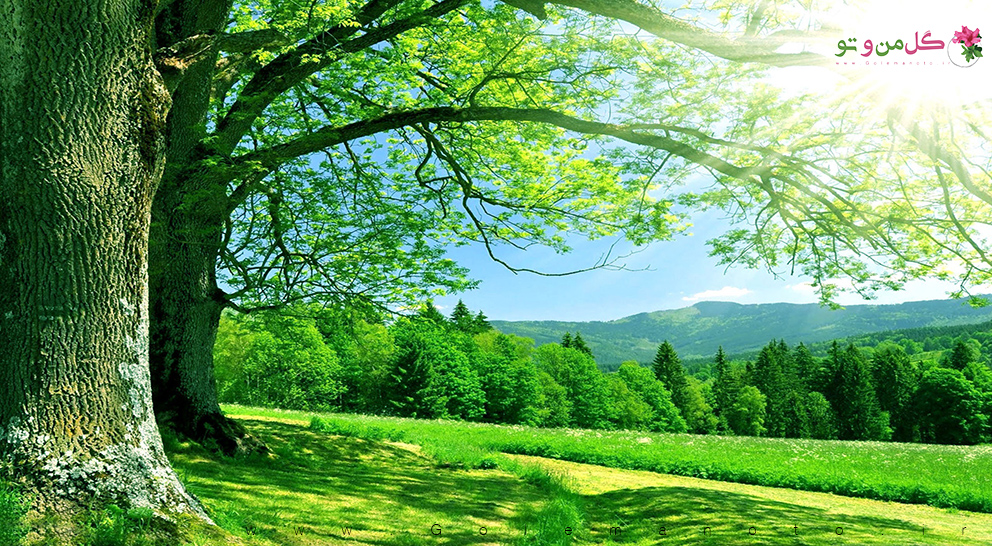
#> input picture openCv/test.jpg, 992 x 546 px
$ python 5-edgeDetection.py   (older library calls are emulated)
#> lines starting #> are read from the running program, lines starting #| are printed output that depends on the picture
import cv2

img = cv2.imread('test.jpg', 1)
#> img is the input picture: shape (546, 992, 3); mean B, G, R 92.2, 154.8, 103.4

# [5 lines of commented-out code are left out]
edge = cv2.Canny(img, 400, 800)
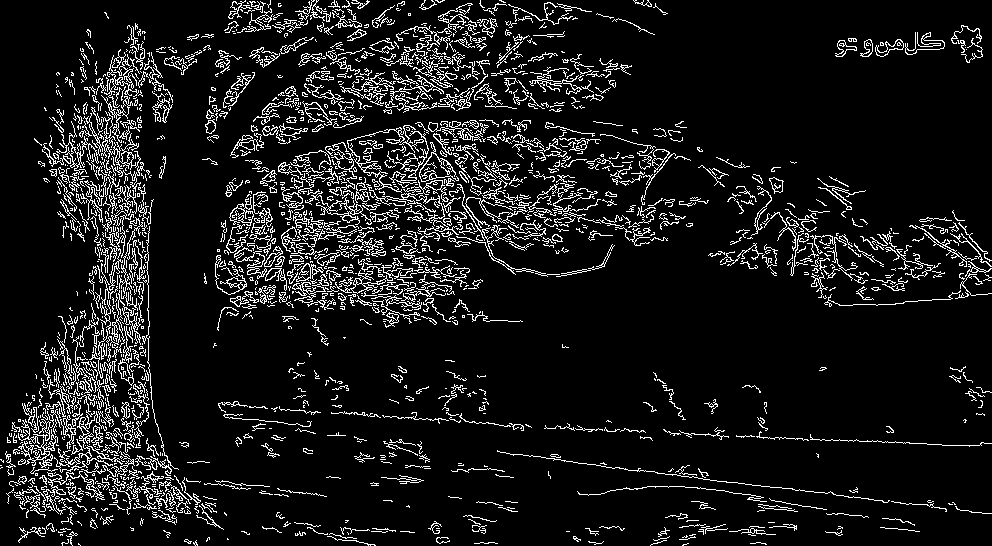
#> edge: shape (546, 992); 9.5% white in thin lines or dots


cv2.imshow("original", img)
cv2.imshow("edgeDetection", edge)
cv2.waitKey(0)
cv2.destroyAllWindows()
